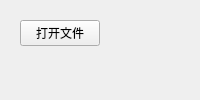
<?xml version="1.0" encoding="UTF-8"?>
<ui version="4.0">
 <class>yuv_left</class>
 <widget class="QWidget" name="yuv_left">
    <layout class="QVBoxLayout">
    <item alignment="Qt::AlignTop">
       <widget class="QWidget">
           <layout class="QHBoxLayout">
               <item>
                   <widget class="QPushButton" name="open_file_button">
                       <property name="text">
                           <string>打开文件</string>
                       </property>
                       <property name="maximumWidth">
                           <number>80</number>
                       </property>
                   </widget>
               </item>
               <item>
                   <widget class="QLabel" name="open_file_label">
                       <property name="text">
                           <string></string>
                       </property>
                   </widget>
               </item>
           </layout>
        </widget>
       </item>
    </layout>
 </widget>
 <resources/>
 <connections>
 </connections>
</ui>
